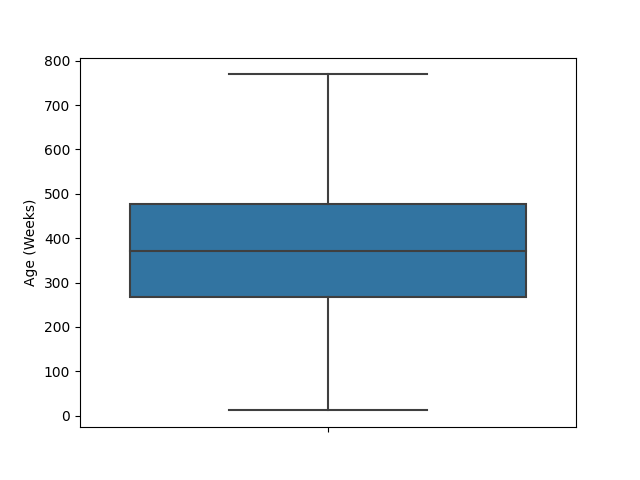

The script that drew this image:
import datetime as dt
import pandas as pd
import seaborn as sns
import matplotlib.pyplot as plt

# This file was copied mainly from Experiment 2 with modifications to get a boxplot
# Adding Custom Mapping Function
def subtract_times(past_str):
    # For Datetime Calculations: https://docs.python.org/3/library/datetime.html
    # This current_time is technically variable but the program runs fast enough
    # that the only change for incorrect results is if the value is taken at midnight
    current_time = dt.datetime.now()
    past_time = dt.datetime.strptime(past_str, '%Y-%m-%d %H:%M:%S')
    difference = current_time - past_time
    # Use floor division
    return (difference.days // 7)


def main():
    # Basic Seaborn Approach: https://seaborn.pydata.org/tutorial/introduction
    repo_df = pd.read_csv("../data/datasets/data.csv")

    # For element-wise Calculation with Pandas: https://queirozf.com/entries/pandas-dataframe-examples-column-operations
    repo_df["age"] = repo_df['created_date'].map(lambda cd: subtract_times(cd))
    # This produces a boxplot
    boxplot =  sns.boxplot(
                    data=repo_df,
                    y="age")

    # Changing the Label Titles to Match Approach
    boxplot.set(ylabel="Age (Weeks)")

    plt.show()

if __name__ == "__main__":
    main()
